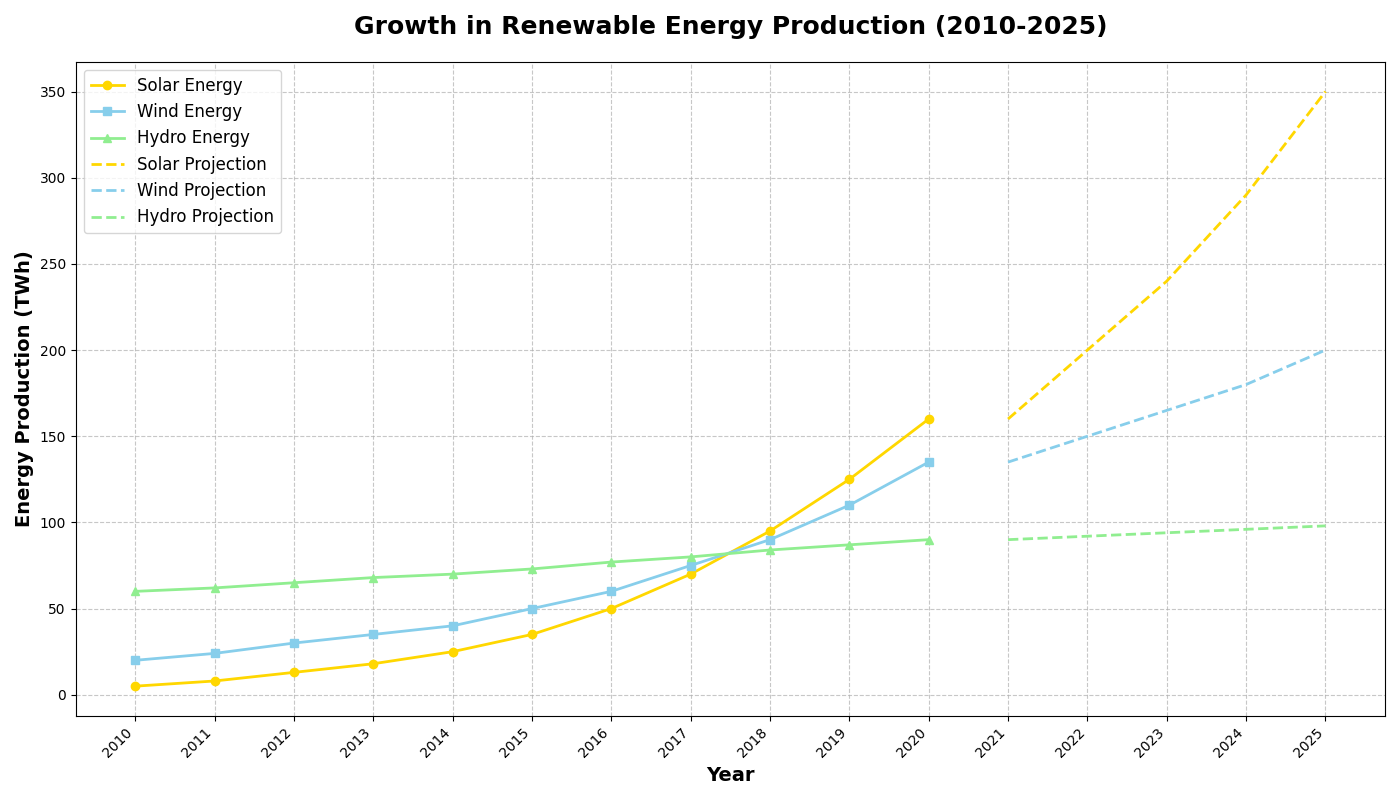

Here is the Python script that generated this plot:
import matplotlib.pyplot as plt
import numpy as np

# Defining the years from 2010 to 2020
years = np.arange(2010, 2021)

# Artificial data for renewable energy production (in Terawatt-hours, TWh)
solar_energy = np.array([5, 8, 13, 18, 25, 35, 50, 70, 95, 125, 160])
wind_energy = np.array([20, 24, 30, 35, 40, 50, 60, 75, 90, 110, 135])
hydro_energy = np.array([60, 62, 65, 68, 70, 73, 77, 80, 84, 87, 90])

# Creating data for future projections
solar_projection = np.array([160, 200, 240, 290, 350])
wind_projection = np.array([135, 150, 165, 180, 200])
hydro_projection = np.array([90, 92, 94, 96, 98])
projection_years = np.arange(2021, 2026)

# Setting up the 1x1 subplot layout
fig, ax = plt.subplots(figsize=(14, 8))

# Plotting historical data with solid lines
ax.plot(years, solar_energy, label='Solar Energy', color='gold', linewidth=2, marker='o')
ax.plot(years, wind_energy, label='Wind Energy', color='skyblue', linewidth=2, marker='s')
ax.plot(years, hydro_energy, label='Hydro Energy', color='lightgreen', linewidth=2, marker='^')

# Plotting future projections with dashed lines
ax.plot(projection_years, solar_projection, label='Solar Projection', color='gold', linestyle='--', linewidth=2)
ax.plot(projection_years, wind_projection, label='Wind Projection', color='skyblue', linestyle='--', linewidth=2)
ax.plot(projection_years, hydro_projection, label='Hydro Projection', color='lightgreen', linestyle='--', linewidth=2)

# Adding a title and labels
ax.set_title('Growth in Renewable Energy Production (2010-2025)', fontsize=18, fontweight='bold', pad=20)
ax.set_xlabel('Year', fontsize=14, fontweight='bold')
ax.set_ylabel('Energy Production (TWh)', fontsize=14, fontweight='bold')

# Customizing the grid
ax.grid(True, linestyle='--', alpha=0.7)

# Customizing the legend
ax.legend(loc='upper left', fontsize=12)

# Setting the ticks and formatting the x-axis
ax.set_xticks(np.concatenate((years, projection_years)))
ax.set_xticklabels([str(year) for year in np.concatenate((years, projection_years))], rotation=45, ha='right')

# Automatically adjust layout to avoid overlap
plt.tight_layout()

# Display the chart
plt.show()
